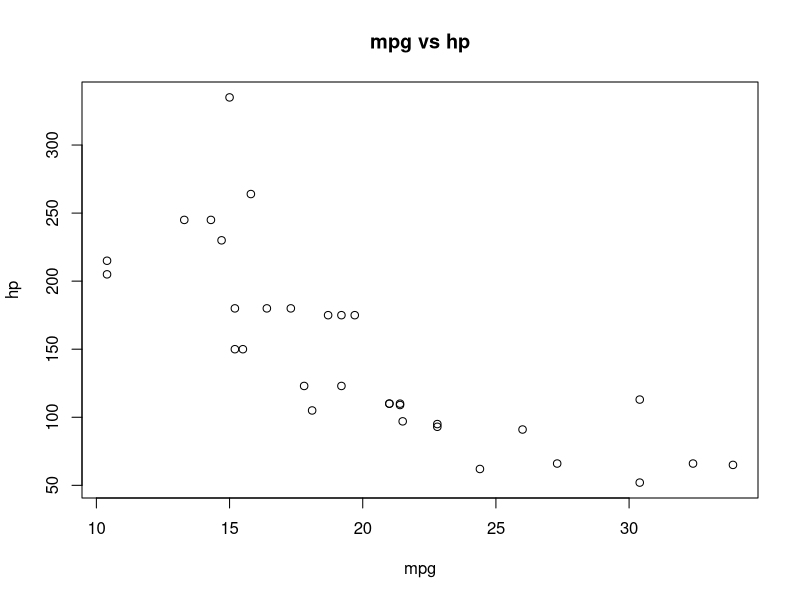

Write the R code that produced this figure.
aggregate(mpg ~ cyl, data = mtcars, FUN = mean)
plot(hp ~ mpg, data = mtcars, main = "mpg vs hp", xlab = "mpg", ylab = "hp")
